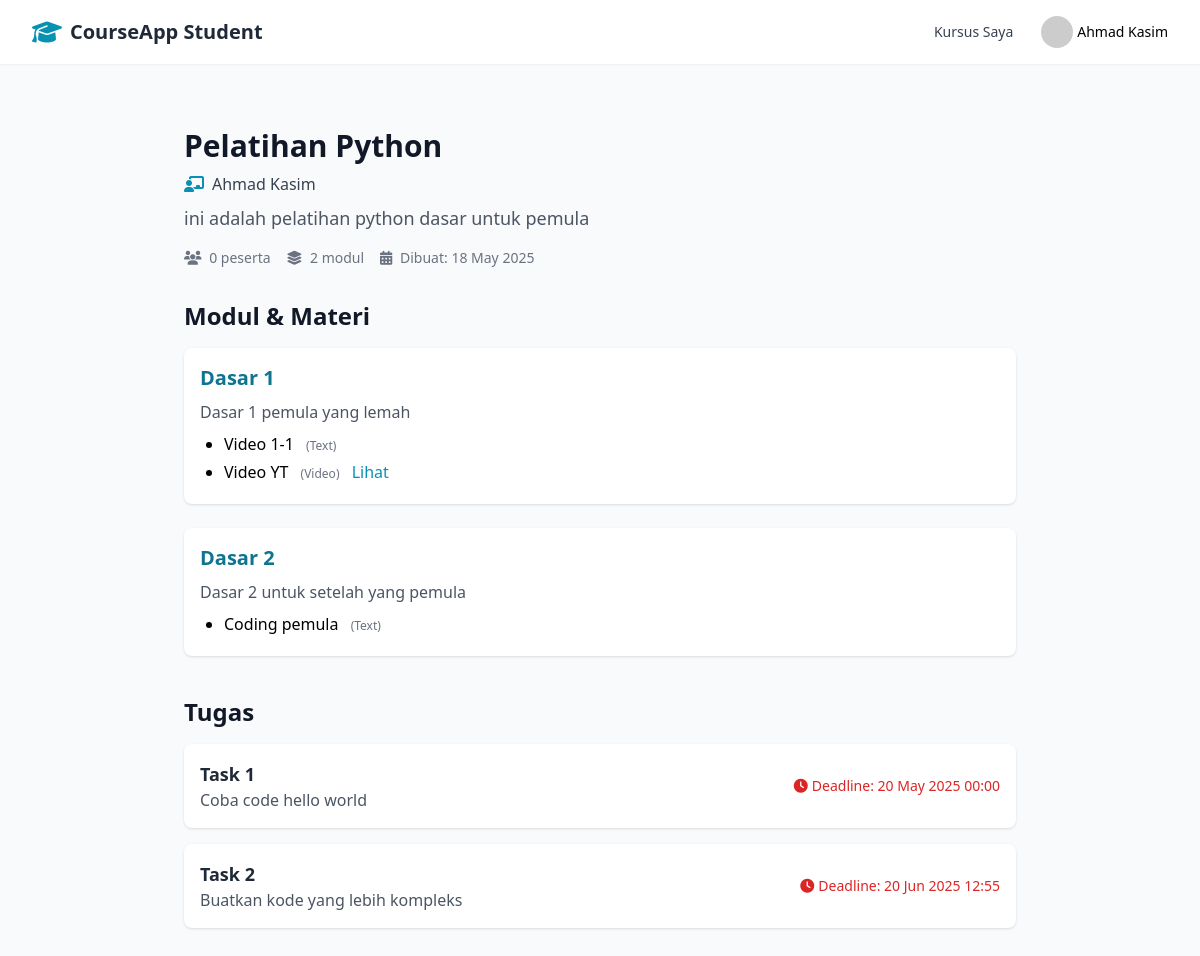
/courses/1/ (signed in), run on the app's committed database.
### accounts/models.py (models this page shows, shortened)
class User(AbstractUser):
    email = models.EmailField(_('email address'), unique=True)
    role = models.CharField(
        max_length=10,
        choices=UserRole.choices,
        default=UserRole.STUDENT,
    )
    USERNAME_FIELD = 'email'
    REQUIRED_FIELDS = ['username', 'first_name', 'last_name']

### courses/models.py (models this page shows, shortened)
class Course(models.Model):
    title = models.CharField(max_length=255)
    description = models.TextField()
    instructor = models.ForeignKey(
        settings.AUTH_USER_MODEL,
        on_delete=models.CASCADE,
        related_name='courses_teaching'
    )
    students = models.ManyToManyField(
        settings.AUTH_USER_MODEL,
        related_name='courses_enrolled',
        blank=True
    )
    thumbnail = models.ImageField(upload_to='course_thumbnails/', null=True, blank=True)
    status = models.CharField(
        max_length=10,
        choices=CourseStatus.choices,
        default=CourseStatus.DRAFT
    )
    price = models.DecimalField(max_digits=10, decimal_places=2, default=0.00)
    created_at = models.DateTimeField(auto_now_add=True)
    updated_at = models.DateTimeField(auto_now=True)
    @property
    def student_count(self):
        return self.students.count()
    @property
    def module_count(self):
        return self.modules.count()

class Module(models.Model):
    course = models.ForeignKey(Course, on_delete=models.CASCADE, related_name='modules')
    title = models.CharField(max_length=255)
    description = models.TextField(blank=True)
    order = models.PositiveIntegerField(default=1)
    created_at = models.DateTimeField(auto_now_add=True)
    updated_at = models.DateTimeField(auto_now=True)
    class Meta:
        ordering = ['order']

class Material(models.Model):
    module = models.ForeignKey(Module, on_delete=models.CASCADE, related_name='materials')
    title = models.CharField(max_length=255)
    description = models.TextField(blank=True)
    type = models.CharField(
        max_length=10,
        choices=MaterialType.choices,
        default=MaterialType.TEXT
    )
    content = models.TextField(blank=True)  # For TEXT type
    file = models.FileField(upload_to='course_materials/', null=True, blank=True)  # For PDF/VIDEO
    url = models.URLField(blank=True)  # For external resources
    order = models.PositiveIntegerField(default=1)
    created_at = models.DateTimeField(auto_now_add=True)
    updated_at = models.DateTimeField(auto_now=True)
    class Meta:
        ordering = ['order']

class Task(models.Model):
    course = models.ForeignKey(Course, on_delete=models.CASCADE, related_name='tasks')
    title = models.CharField(max_length=255)
    description = models.TextField()
    due_date = models.DateTimeField(null=True, blank=True)
    points = models.PositiveIntegerField(default=100)
    created_at = models.DateTimeField(auto_now_add=True)
    updated_at = models.DateTimeField(auto_now=True)

### courses/views.py (the view)
# urls.py: path('courses/<int:course_id>/', courses_views.course_detail, name='course_detail'),
@login_required
def course_detail(request, course_id):
    course = get_object_or_404(Course, pk=course_id)
    modules = course.modules.all()
    tasks = course.tasks.all()
    student_count = course.students.count()
    module_count = modules.count()
    return render(request, 'courses/course_detail.html', {
        'course': course,
        'modules': modules,
        'tasks': tasks,
        'student_count': student_count,
        'module_count': module_count,
    })

### templates/courses/course_detail.html (shortened to what this page needs)
<!DOCTYPE html>
<html lang="en">
<head>
    <script src="https://cdn.tailwindcss.com"></script>
    <link rel="stylesheet" href="https://cdnjs.cloudflare.com/ajax/libs/font-awesome/6.5.0/css/all.min.css">
</head>
<body class="bg-gray-50">
    <nav class="bg-white shadow-sm mb-8">
        <div class="max-w-7xl mx-auto px-4 sm:px-6 lg:px-8">
            <div class="flex justify-between h-16">
                <div class="flex items-center">
                    <i class="fas fa-graduation-cap text-2xl text-cyan-600 mr-2"></i>
                    <span class="text-xl font-bold text-gray-800">CourseApp Student</span>
                </div>
                <div class="flex items-center space-x-4">
                    <a href="{% url 'my_courses' %}" class="px-3 py-2 rounded-md text-sm font-medium text-gray-700 hover:text-cyan-600">Kursus Saya</a>
                    <div class="relative">
                        <button class="flex items-center space-x-1">
                            <img class="h-8 w-8 rounded-full" src="https://randomuser.me/api/portraits/men/44.jpg" alt="User profile">
                            <span class="text-sm font-medium">{{ request.user.get_full_name|default:request.user.username }}</span>
                        </button>
                    </div>
                </div>
            </div>
        </div>
    </nav>
    <div class="max-w-4xl mx-auto px-4 sm:px-6 lg:px-8 py-8">
        <div class="mb-8">
            <h1 class="text-3xl font-bold text-gray-900 mb-2">{{ course.title }}</h1>
            <div class="flex items-center mb-2">
                <i class="fas fa-chalkboard-teacher text-cyan-600 mr-2"></i>
                <span class="text-gray-700">{{ course.instructor.get_full_name }}</span>
            </div>
            <p class="text-lg text-gray-600 mb-4">{{ course.description }}</p>
            <div class="flex space-x-4 text-sm text-gray-500">
                <span><i class="fas fa-users mr-1"></i> {{ course.student_count }} peserta</span>
                <span><i class="fas fa-layer-group mr-1"></i> {{ course.module_count }} modul</span>
                <span><i class="fas fa-calendar-alt mr-1"></i> Dibuat: {{ course.created_at|date:"d M Y" }}</span>
            </div>
        </div>
        <div class="mb-10">
            <h2 class="text-2xl font-bold text-gray-900 mb-4">Modul & Materi</h2>
            {% if modules %}
                <div class="space-y-6">
                    {% for module in modules %}
                        <div class="bg-white rounded-lg shadow p-4">
                            <h3 class="text-xl font-semibold text-cyan-700 mb-2">{{ module.title }}</h3>
                            <p class="text-gray-600 mb-2">{{ module.description }}</p>
                            {% if module.materials.all %}
                                <ul class="list-disc ml-6">
                                    {% for material in module.materials.all %}
                                        <li class="mb-1">
                                            <span class="font-medium">{{ material.title }}</span>
                                            <span class="text-xs text-gray-500 ml-2">({{ material.get_type_display }})</span>
                                            {% if material.url %}
                                                <a href="{{ material.url }}" class="text-cyan-600 hover:underline ml-2" target="_blank">Lihat</a>
                                            {% elif material.file %}
                                                <a href="{{ material.file.url }}" class="text-cyan-600 hover:underline ml-2" target="_blank">Download</a>
                                            {% endif %}
                                        </li>
                                    {% endfor %}
                                </ul>
                            {% else %}
                                <p class="text-gray-400 text-sm">Belum ada materi.</p>
                            {% endif %}
                        </div>
                    {% endfor %}
                </div>
            {% else %}
                <p class="text-gray-500">Belum ada modul pada kursus ini.</p>
            {% endif %}
        </div>
        <div>
            <h2 class="text-2xl font-bold text-gray-900 mb-4">Tugas</h2>
            {% if tasks %}
                <ul class="space-y-4">
                    {% for task in tasks %}
                        <li class="bg-white rounded-lg shadow p-4">
                            <div class="flex justify-between items-center">
                                <div>
                                    <h4 class="text-lg font-semibold text-gray-800">{{ task.title }}</h4>
                                    <p class="text-gray-600">{{ task.description|truncatewords:20 }}</p>
                                </div>
                                {% if task.due_date %}
                                    <span class="text-sm text-red-600"><i class="fas fa-clock mr-1"></i>Deadline: {{ task.due_date|date:"d M Y H:i" }}</span>
                                {% endif %}
                            </div>
                        </li>
                    {% endfor %}
                </ul>
            {% else %}
                <p class="text-gray-500">Belum ada tugas pada kursus ini.</p>
            {% endif %}
        </div>
    </div>
</body>
</html>

### data on the page
User: user.get_full_name "Ahmad Kasim"
Course: title "Pelatihan Python", instructor.get_full_name "Ahmad Kasim", description "ini adalah pelatihan python dasar untuk pemula", student_count "0", module_count "2", created_at "18 May 2025"
Module: title "Dasar 1", description "Dasar 1 pemula yang lemah"
Material: title "Video 1-1", type "Text"
Material: title "Video YT", type "Video"
Module: title "Dasar 2", description "Dasar 2 untuk setelah yang pemula"
Material: title "Coding pemula", type "Text"
Task: title "Task 1", description "Coba code hello world", due_date "20 May 2025 00:00"
Task: title "Task 2", description "Buatkan kode yang lebih kompleks", due_date "20 Jun 2025 12:55"
